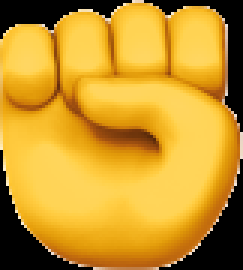
#> input picture emojis/fi.png, 81 x 90 px (shown 3 times larger); its folder holds only this picture in this run
$ python removeBackground.py
#> lines starting #> are read from the running program, lines starting #| are printed output that depends on the picture; after the words box and inside, x2 and y2 are one past the last pixel; in counts of white or black regions, pixels touching at a corner belong together
#> further down, img is the input picture: shape (90, 81, 3); mean B, G, R 44.3, 150.7, 198.6
import cv2
import numpy as np
import os

def removeBackground(img, filePath):
#> called with filePath = './emoji/fi.png'
    src = img
    tmp = cv2.cvtColor(src, cv2.COLOR_BGR2GRAY)
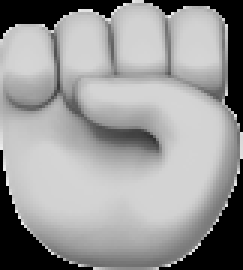
#> tmp: shape (90, 81) (shown 3 times larger); min 0, max 241, mean 152.9
    _,alpha = cv2.threshold(tmp,0,255,cv2.THRESH_BINARY)
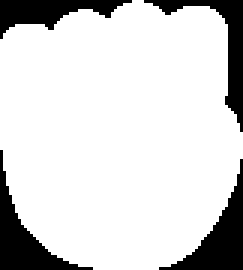
#> alpha: shape (90, 81) (shown 3 times larger); 83.5% white; 4 black regions, box (x1, y1, x2, y2) and area: (53, 53, 81, 90) 332, (0, 50, 31, 90) 324, (48, 0, 81, 44) 284, (0, 0, 44, 13) 263
    b, g, r = cv2.split(src)
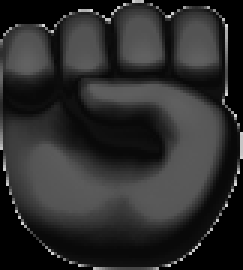
#> b: shape (90, 81) (shown 3 times larger); min 0, max 219, mean 44.3
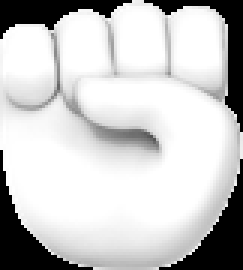
#> r: shape (90, 81) (shown 3 times larger); min 0, max 255, mean 198.6
    rgba = [b,g,r, alpha]
    dst = cv2.merge(rgba,4)
    print(filePath)
    cv2.imshow("dsa", dst)
    cv2.imwrite(filePath, dst)


for picture in os.listdir("./emojis"):
    path_to_img = "./emojis/"+picture
    if ".jpg" not in path_to_img and ".png" not in path_to_img:
        continue
    img = cv2.imread(path_to_img)
    removeBackground(img, "./emoji/" + picture)

$ run again, on emojis/ro.png
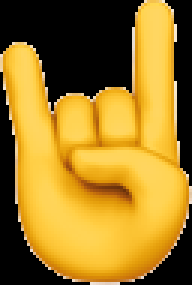
#> input picture emojis/ro.png, 64 x 95 px (shown 3 times larger)
#> img is the input picture: shape (95, 64, 3); mean B, G, R 38.2, 121.9, 157.4
#> in removeBackground, `_,alpha = cv2.threshold(tmp,0,255,cv2.THRESH_BINARY)`:
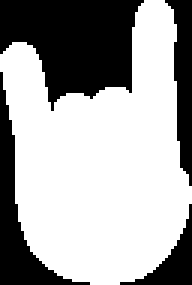
#> alpha: shape (95, 64) (shown 3 times larger); 64.8% white; 4 black regions, box (x1, y1, x2, y2) and area: (0, 0, 48, 37) 1161, (0, 24, 30, 95) 478, (55, 0, 64, 62) 307, (40, 68, 64, 95) 192
#> in removeBackground, `b, g, r = cv2.split(src)`:
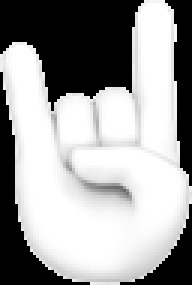
#> r: shape (95, 64) (shown 3 times larger); min 0, max 255, mean 157.4

$ run again, on emojis/tu.png
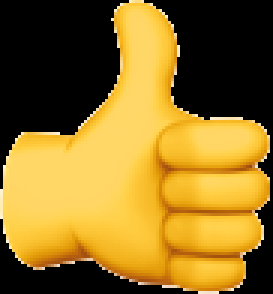
#> input picture emojis/tu.png, 91 x 98 px (shown 3 times larger)
#> img is the input picture: shape (98, 91, 3); mean B, G, R 38.1, 111.7, 142.5
#> in removeBackground, `_,alpha = cv2.threshold(tmp,0,255,cv2.THRESH_BINARY)`:
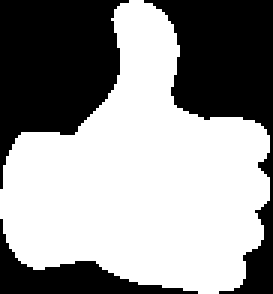
#> alpha: shape (98, 91) (shown 3 times larger); 58.2% white; 3 black regions, box (x1, y1, x2, y2) and area: (0, 0, 43, 63) 1669, (48, 0, 91, 98) 1572, (0, 73, 66, 98) 487
#> in removeBackground, `b, g, r = cv2.split(src)`:
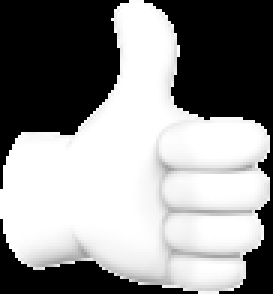
#> r: shape (98, 91) (shown 3 times larger); min 0, max 255, mean 142.5

$ run again, on emojis/no.png
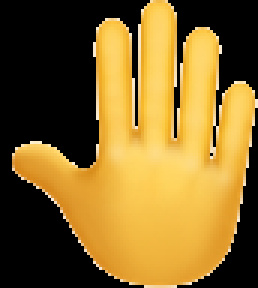
#> input picture emojis/no.png, 86 x 96 px (shown 3 times larger)
#> img is the input picture: shape (96, 86, 3); mean B, G, R 42.4, 102.9, 131.8
#> in removeBackground, `_,alpha = cv2.threshold(tmp,0,255,cv2.THRESH_BINARY)`:
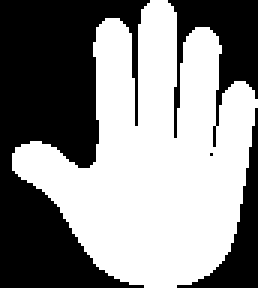
#> alpha: shape (96, 86) (shown 3 times larger); 54.4% white; 4 black regions (1 under 20 px), largest, box (x1, y1, x2, y2) and area: (0, 0, 50, 96) 2760, (56, 0, 86, 49) 603, (59, 36, 86, 96) 399
#> in removeBackground, `b, g, r = cv2.split(src)`:
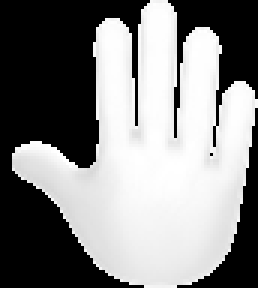
#> r: shape (96, 86) (shown 3 times larger); min 0, max 255, mean 131.8
